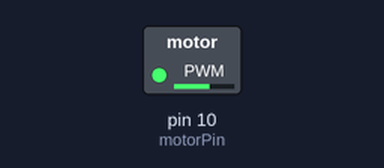
Bench run of a sketch on a simulated Arduino Uno, built with avr-gcc and run on an emulated ATmega328P. Parts: switched loads named in the sketch (green lamp = pin HIGH).

Above: at 0.1 s.
Timing chart, 0 to 1.6 s (numbered marks = the images above):
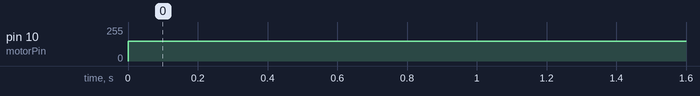

Measured:
- by itself, pin 10 (motorPin): 0/255 → 150/255 at 0.00 s

The sketch:

arduino-motor-try.ino
```cpp
/*
Adafruit Arduino - Lesson 13. DC Motor
*/


int motorPin = 10;

void setup()
{
  pinMode(motorPin, OUTPUT);
}


void loop()
{

    analogWrite(motorPin, 150);
}
```
